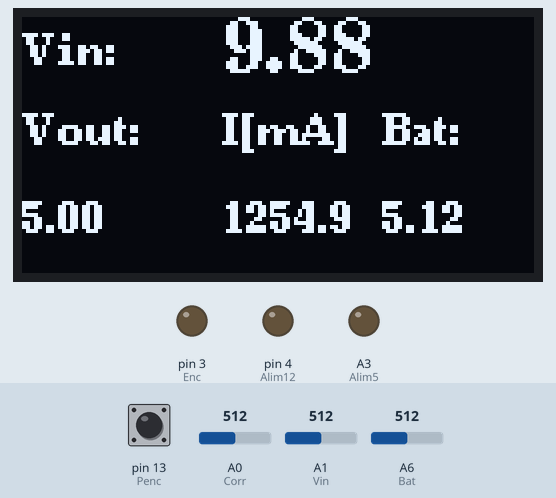
Recording of a sketch running on a simulated Arduino Nano, built with avr-gcc and run on an emulated ATmega328P. Shown: 128×64 one-colour display, output pins drawn as LEDs (lit = HIGH). The inputs (shaded band) are chosen by the test bench; at power-on: A0 (Corr) = 512, A1 (Vin) = 512, A6 (Bat) = 512, pin 13 (Penc) HIGH. At 30.3 s the program stops and its outputs stay as they are.

Above: at 2.4 s.
2.5 s: A0 (Corr) set to 716
At 3.2 s:
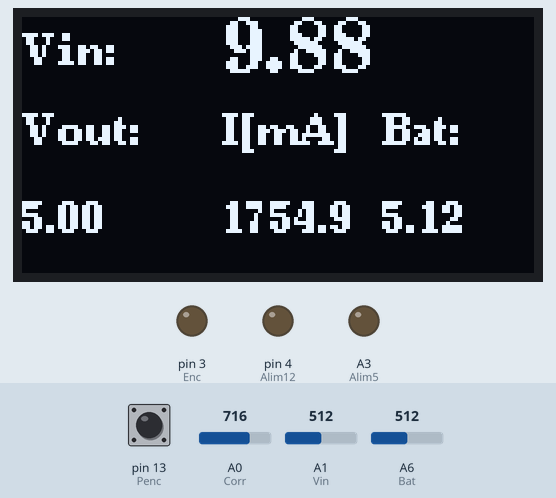
4.0 s: A1 (Vin) set to 716
At 4.5 s:
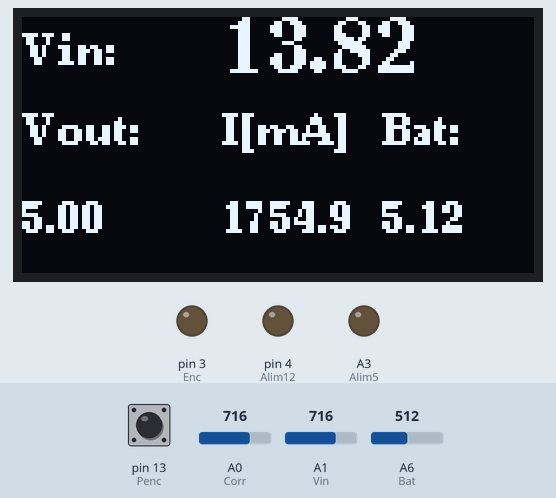
5.5 s: A6 (Bat) set to 716
At 6.1 s:
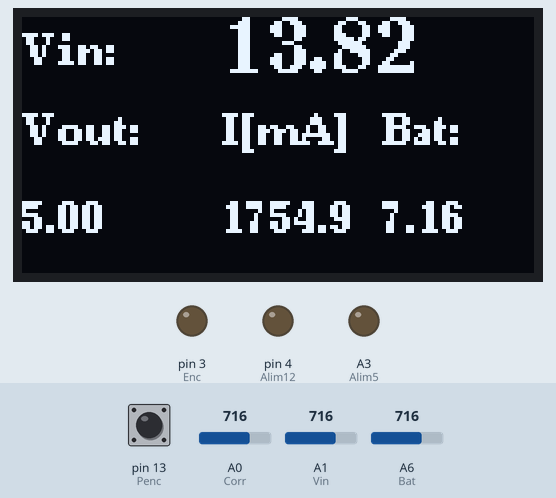
7.1 s: A0 (Corr) set to 900
At 7.6 s:
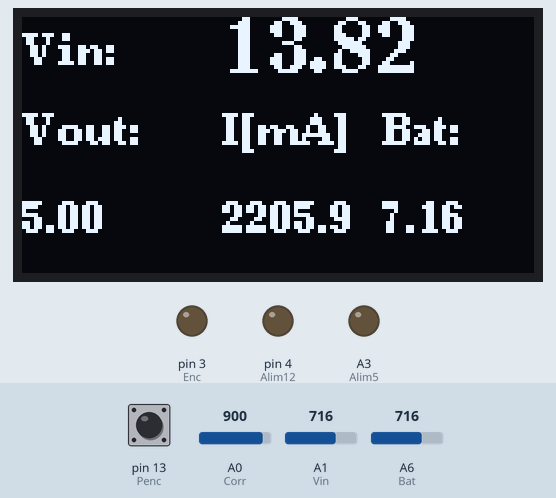
8.6 s: A1 (Vin) set to 900
At 9.2 s:
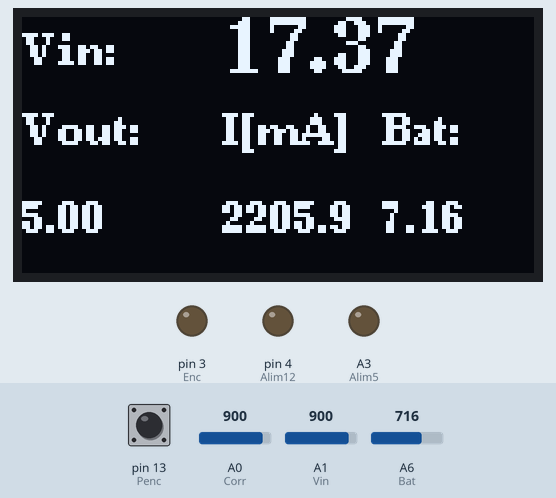
10.2 s: A6 (Bat) set to 900
At 31.4 s:
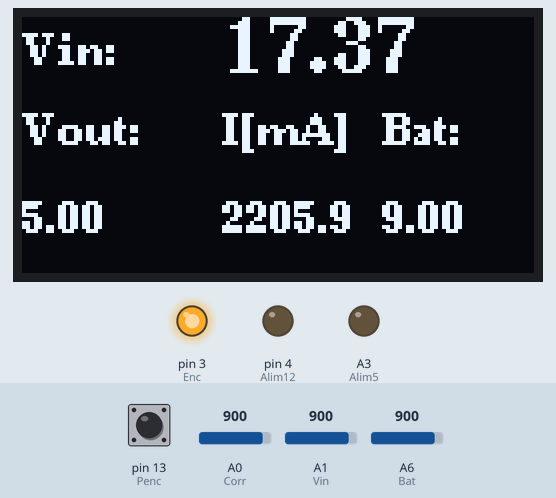
Timing chart, 0 to 31.8 s (numbered marks = the images above; inputs shaded):
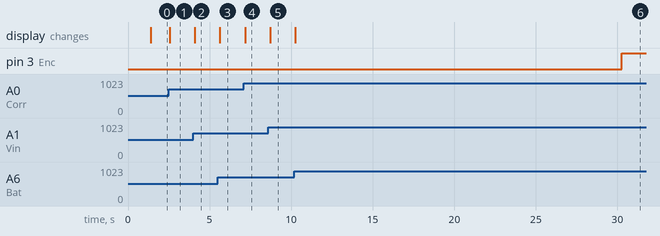

Measured:
- after the input at 2.5 s, the display: changes after 0.05 s (image 1)
- after the input at 4.0 s, the display: changes after 0.09 s (image 2)
- after the input at 5.5 s, the display: changes after 0.13 s (image 3)
- after the input at 7.1 s, the display: changes after 0.08 s (image 4)
- after the input at 8.6 s, the display: changes after 0.12 s (image 5)
- after the input at 10.2 s, the display: changes after 0.07 s (image 6)

The sketch:

Chat_ssh1106.ino
```cpp
#include <U8g2lib.h>
#include <Wire.h>

#define MedI A7
#define Bat A6
#define Corr A0
#define Vin A1
#define Vout A2
#define Alim5 A3
#define Enc 3
#define Alim12 4
#define Penc 13


extern uint8_t logo[];


// Inicializa la pantalla con el controlador SSH1106, usando la dirección I2C
U8G2_SH1106_128X64_NONAME_F_HW_I2C u8g2(U8G2_R0, /* reset=*/ U8X8_PIN_NONE);

float var = 0;
long tiempo = 0;

void setup()
{
  u8g2.begin();  // Iniciar la pantalla
  analogReference(INTERNAL);

  // Configuración inicial
  pinMode(Enc, OUTPUT);
  pinMode(Alim5, OUTPUT);
  pinMode(Alim12, OUTPUT);
  pinMode(MedI, OUTPUT);

  digitalWrite(Enc, LOW);
  digitalWrite(Alim5, LOW);
  digitalWrite(Alim12, LOW);
  digitalWrite(MedI, LOW);

  tiempo = millis();

  // Mostrar el logo al inicio
  u8g2.clearBuffer();
  u8g2.drawXBMP(15, 14, 97, 36, logo);  // Aquí puedes definir tu bitmap/logo
  u8g2.sendBuffer();
  delay(300);  // Mostrar el logo durante 1 segundo
  //https://github.com/bnielsen1965/oled-sh1106/blob/master/lib/constants.js
  u8g2.sendF("c", 0x0a7);
  delay(100);  // Mostrar el logo durante 1 segundo
  u8g2.sendF("c", 0x0a6);
  delay(300);  // Mostrar el logo durante 1 segundo
  u8g2.sendF("c", 0x0a7);
  delay(100);  // Mostrar el logo durante 1 segundo
  u8g2.sendF("c", 0x0a6);
  delay(300);  // Mostrar el logo durante 1 segundo
  u8g2.sendF("c", 0x0a7);
  delay(100);  // Mostrar el logo durante 1 segundo
  u8g2.sendF("c", 0x0a6);
//  u8g2.clearBuffer();
//  u8g2.setFont(u8g2_font_helvR08_tr);
//  u8g2.drawButtonUTF8(62, 20, U8G2_BTN_BW2, 0,  2,  2, "Btn" );
//  u8g2.sendBuffer();
//  delay(1000);
}

void loop()
{
  u8g2.clearBuffer();  // Limpiar el buffer de la pantalla

  u8g2.setFont(u8g2_font_ncenB08_tr);  // Fuente de texto pequeña
  u8g2.drawStr(0, 12, "Vin:");
  u8g2.drawStr(0, 32, "Vout:");
  u8g2.drawStr(50, 32, "I[mA]");
  u8g2.drawStr(90, 32, "Bat:");

  // Medición y visualización de voltajes/corrientes
  // Vin
  digitalWrite(MedI, HIGH);
  digitalWrite(Alim5, LOW);
  delay(50);
  var = (float)analogRead(Vin) / 51.8072289;
  u8g2.setFont(u8g2_font_ncenB14_tr);  // Fuente más grande
  u8g2.setCursor(50, 14);
  u8g2.print(var, 2);

  u8g2.setFont(u8g2_font_ncenB08_tr);  // Fuente de texto pequeña

  // Vout
  var = 5.0; // Medición simulada
  u8g2.setCursor(0, 54);
  u8g2.print(var, 2);

  // Corriente
  digitalWrite(MedI, LOW);
  var = ((float)analogRead(Corr)) * 2.45098;
  u8g2.setCursor(50, 54);
  u8g2.print(var, 1);

  // Batería
  var = (float)analogRead(Bat) / 100;
  u8g2.setCursor(90, 54);
  u8g2.print(var, 2);

  // Actualizar la pantalla
  u8g2.sendBuffer();

  // Control de tiempo de inactividad
  if (digitalRead(Penc) == 0) {
    tiempo = millis();
  }
  delay(250);
  if (millis() > (tiempo + 30000)) {
    digitalWrite(Enc, HIGH);
    while (1);
  }
}
```

Source omitted: graphics.c (data table, 2986 bytes)
